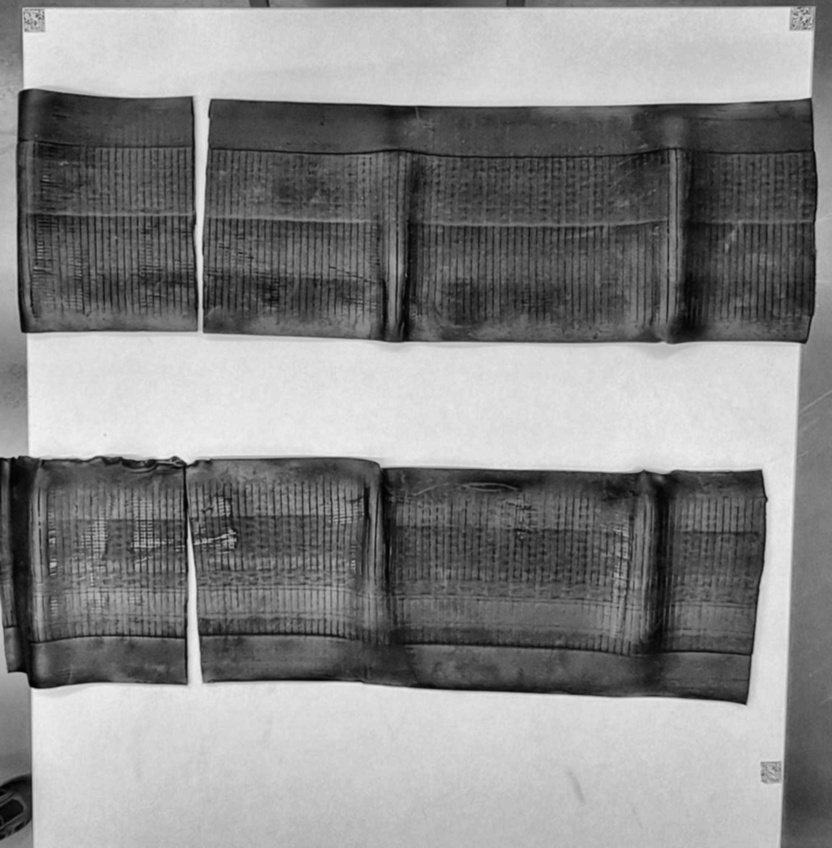
#> input picture models/David/outputs/01_preprocessed/Multimedia_31.jpg, 832 x 848 px, shrunk from 1383 x 1410 before the run; its folder holds only this picture in this run
$ jupyter execute 02_qr_calibration.ipynb   (shell and % lines are left out)
#> lines starting #> are read from the running program, lines starting #| are printed output that depends on the picture; after the words box and inside, x2 and y2 are one past the last pixel; in counts of white or black regions, pixels touching at a corner belong together
## NB02 — QR Detection & Metric Calibration

Reads preprocessed images from `outputs/01_preprocessed/`, detects the 3 QR codes
visually (no decoder needed), computes an affine transform that maps the image to an
800×800 px metric space where **1 px = 1 mm**, and saves:

- Rectified images → `outputs/02_rectified/`
- `calibration.json` → used by NB03, NB04, NB05, NB06

**Key design decisions:**
- QR exterior corners define the 800×800 mm reference square
- Affine transform (3 points) corrects perspective and scale
- QR bboxes are expanded to cover the full physical QR (including white margin)
  so that NB06 evaluation against Roboflow GT is fair

[cell 1]
import cv2
import numpy as np
import matplotlib.pyplot as plt
import json
from pathlib import Path

[cell 2]
# ── Paths ──────────────────────────────────────────────────────────────────
PREPROCESSED_DIR = Path("outputs/01_preprocessed")
OUTPUT_DIR       = Path("outputs/02_rectified")
OUTPUT_DIR.mkdir(parents=True, exist_ok=True)

DEBUG_DIR         = OUTPUT_DIR / "debug"
ALL_CANDS_DIR     = DEBUG_DIR / "all_candidates"
FINAL_QRS_DIR     = DEBUG_DIR / "final_qrs"

for d in [ALL_CANDS_DIR, FINAL_QRS_DIR]:
    d.mkdir(parents=True, exist_ok=True)

# ── Physical reference ─────────────────────────────────────────────────────
# The 3 QR exterior corners define an 800 mm × 800 mm square on the table.
QR_LEG_MM      = 800.0
RECTIFIED_SIZE = int(QR_LEG_MM)   # output image: 800×800 px → 1 px = 1 mm

# ── QR candidate detection ─────────────────────────────────────────────────
# Size limits as fraction of image diagonal
MIN_SIZE_RATIO = 0.006
MAX_SIZE_RATIO = 0.080
# White ring around candidate (QR always has white quiet zone)
MIN_WHITE_RING = 0.45
# Internal edge density (QR has many black/white transitions)
MIN_EDGE_DENSITY = 0.08
# How much to expand the raw detected bbox to cover the full physical QR
# (includes quiet zone). A factor of 1.6 adds ~30% on each side.
QR_BBOX_EXPAND_FACTOR = 1.6

# ── Corner assignment ──────────────────────────────────────────────────────
# QRs must be within this fraction of the image diagonal from a corner
MAX_CORNER_DIST_RATIO = 0.30
EXPECTED_QRS = 3

VALID_EXTENSIONS = {".jpg", ".jpeg", ".png"}
DATASET_PREFIX   = "Multimedia_"

print(f"Preprocessed dir : {PREPROCESSED_DIR.resolve()}")
print(f"Output dir       : {OUTPUT_DIR.resolve()}")
print(f"Rectified size   : {RECTIFIED_SIZE}×{RECTIFIED_SIZE} px  (1 px = 1 mm)")
print(f"QR bbox expand   : ×{QR_BBOX_EXPAND_FACTOR}")

[cell 3]
def expand_bbox(bbox, factor, img_shape):
    """
    Expand a bbox by 'factor' around its centre, clamped to image bounds.
    Used to make the saved QR bbox cover the full physical QR including
    the white quiet zone, so NB06 evaluation IoU against Roboflow GT is fair.
    """
    x, y, w, h = bbox
    H, W = img_shape[:2]
    cx, cy = x + w / 2.0, y + h / 2.0
    nw, nh = w * factor, h * factor
    nx = max(0, int(cx - nw / 2))
    ny = max(0, int(cy - nh / 2))
    nx2 = min(W, int(cx + nw / 2))
    ny2 = min(H, int(cy + nh / 2))
    return (nx, ny, nx2 - nx, ny2 - ny)


def _merge_close(candidates, dist_factor=1.5):
    """Keep only the best candidate within each local neighbourhood."""
    merged = []
    for c in sorted(candidates, key=lambda z: z.get("score", 0), reverse=True):
        cx, cy = c["center"]
        if any(np.hypot(cx - m["center"][0], cy - m["center"][1])
               < dist_factor * max(c["size"], m["size"])
               for m in merged):
            continue
        merged.append(c)
    return merged


def detect_qr_candidates(img_gray: np.ndarray) -> list:
    """
    Detect QR-like regions visually (no decoder).

    Strategy: try 3 binarisation methods, find square-ish contours
    with high internal edge density and a bright ring around them.
    Returns a de-duplicated, score-sorted list.

    Each candidate bbox is the RAW detected bbox (tight around the
    dark pattern). Use expand_bbox() for the full physical QR size.
    """
    H, W = img_gray.shape
    diag = np.hypot(H, W)
    min_sz = int(diag * MIN_SIZE_RATIO)
    max_sz = int(diag * MAX_SIZE_RATIO)

    binaries = [
        cv2.adaptiveThreshold(img_gray, 255,
            cv2.ADAPTIVE_THRESH_GAUSSIAN_C, cv2.THRESH_BINARY_INV, 21, 5),
        cv2.adaptiveThreshold(img_gray, 255,
            cv2.ADAPTIVE_THRESH_MEAN_C,    cv2.THRESH_BINARY_INV, 21, 7),
        cv2.threshold(img_gray, 0, 255,
            cv2.THRESH_BINARY_INV + cv2.THRESH_OTSU)[1],
    ]

    candidates = []
    for binary in binaries:
        cnts, _ = cv2.findContours(binary, cv2.RETR_EXTERNAL, cv2.CHAIN_APPROX_SIMPLE)
        for cnt in cnts:
            x, y, w, h = cv2.boundingRect(cnt)
            size = max(w, h)
            if not (min_sz <= size <= max_sz):
                continue
            aspect = w / (h + 1e-6)
            if not (0.55 <= aspect <= 1.8):
                continue
            if cv2.contourArea(cnt) / (w * h + 1e-6) < 0.05:
                continue

            # White quiet-zone ring check
            pad = int(size * 1.4)
            x1, y1 = max(0, x - pad), max(0, y - pad)
            x2, y2 = min(W, x + w + pad), min(H, y + h + pad)
            ring = img_gray[y1:y2, x1:x2].copy()
            ix1 = max(0, x - x1); iy1 = max(0, y - y1)
            ix2 = min(ring.shape[1], x + w - x1)
            iy2 = min(ring.shape[0], y + h - y1)
            ring[iy1:iy2, ix1:ix2] = 0
            vals = ring[ring > 0]
            white_ring = float(np.mean(vals > 135)) if vals.size else 0.0
            if white_ring < MIN_WHITE_RING:
                continue

            # Internal edge density check
            roi = img_gray[y:y + h, x:x + w]
            edge_density = float(np.mean(cv2.Canny(roi, 40, 120) > 0))
            if edge_density < MIN_EDGE_DENSITY:
                continue

            score = white_ring + edge_density - abs(aspect - 1.0) * 0.5
            candidates.append({
                "center":       (float(x + w / 2), float(y + h / 2)),
                "size":         float(size),
                "bbox_raw":     (int(x), int(y), int(w), int(h)),   # tight bbox
                "score":        score,
                "white_ring":   white_ring,
                "edge_density": edge_density,
                "aspect":       float(aspect),
            })

    return _merge_close(sorted(candidates, key=lambda c: c["score"], reverse=True))

[cell 4]
# Destination points in metric space (mm), one per QR corner label
METRIC_POINTS = {
    "TL": np.array([0.0,       0.0      ], dtype=np.float32),
    "TR": np.array([QR_LEG_MM, 0.0      ], dtype=np.float32),
    "BL": np.array([0.0,       QR_LEG_MM], dtype=np.float32),
    "BR": np.array([QR_LEG_MM, QR_LEG_MM], dtype=np.float32),
}


def assign_to_corners(img_shape, candidates):
    """Assign each candidate to the nearest image corner."""
    img_h, img_w = img_shape[:2]
    diag = np.hypot(img_h, img_w)
    max_dist = MAX_CORNER_DIST_RATIO * diag

    corner_pts = {
        "TL": np.array([0.0,           0.0          ]),
        "TR": np.array([img_w - 1.0,   0.0          ]),
        "BL": np.array([0.0,           img_h - 1.0  ]),
        "BR": np.array([img_w - 1.0,   img_h - 1.0  ]),
    }

    out = []
    for c in candidates:
        c = c.copy()
        cx, cy = c["center"]
        dists = {lbl: float(np.hypot(cx - pt[0], cy - pt[1]))
                 for lbl, pt in corner_pts.items()}
        nearest = min(dists, key=dists.get)
        nd = dists[nearest]
        corner_score = 1.0 - min(nd / max_dist, 1.0)
        c["corner_label"]    = nearest if nd <= max_dist else "OUT"
        c["corner_dist_px"]  = nd
        c["corner_score"]    = corner_score
        c["final_score"]     = c["score"] * (1.0 + 0.5 * corner_score)
        out.append(c)

    return sorted(out, key=lambda c: c["final_score"], reverse=True)


def select_qrs(assigned, expected=EXPECTED_QRS):
    """Keep the best candidate per corner, up to expected count."""
    best = {}
    for c in assigned:
        lbl = c["corner_label"]
        if lbl == "OUT":
            continue
        if lbl not in best or c["final_score"] > best[lbl]["final_score"]:
            best[lbl] = c

    items = sorted(best.items(), key=lambda t: t[1]["final_score"], reverse=True)
    if len(items) > expected:
        items = items[:expected]

    order = ["TL", "TR", "BL", "BR"]
    return {lbl: best[lbl] for lbl in order if lbl in dict(items)}


def exterior_corner(label, bbox_raw, img_shape):
    """
    Return the exterior reference point of a QR for the affine transform.
    This is the image-corner-facing vertex of the RAW bbox.
    (We use the raw bbox here, not the expanded one, to keep the
    geometric transform accurate.)
    """
    x, y, w, h = bbox_raw
    if label == "TL": return np.array([x,     y    ], dtype=np.float32)
    if label == "TR": return np.array([x + w, y    ], dtype=np.float32)
    if label == "BL": return np.array([x,     y + h], dtype=np.float32)
    if label == "BR": return np.array([x + w, y + h], dtype=np.float32)
    raise ValueError(f"Unknown label: {label}")


def compute_affine(selected_qrs, img_shape):
    """
    Compute affine transform: image px → metric mm (800×800).
    Returns A (2×3), H (3×3), src_pts, dst_pts.
    """
    labels = list(selected_qrs.keys())
    if len(labels) != 3:
        raise ValueError(f"Need exactly 3 QRs, got {len(labels)}")

    src_pts = np.array([exterior_corner(lbl, selected_qrs[lbl]["bbox_raw"], img_shape)
                        for lbl in labels], dtype=np.float32)
    dst_pts = np.array([METRIC_POINTS[lbl] for lbl in labels], dtype=np.float32)

    A = cv2.getAffineTransform(src_pts, dst_pts).astype(np.float32)
    H = np.vstack([A, [0, 0, 1]]).astype(np.float32)
    return A, H, src_pts, dst_pts


def estimate_px_per_mm(src_pts, dst_pts):
    """Diagnostic: original image scale before rectification."""
    ratios = []
    for i in range(len(src_pts)):
        for j in range(i + 1, len(src_pts)):
            pd = np.linalg.norm(src_pts[i] - src_pts[j])
            md = np.linalg.norm(dst_pts[i] - dst_pts[j])
            if md > 1e-6:
                ratios.append(pd / md)
    return float(np.mean(ratios)) if ratios else float("nan")


def rectify(img, A):
    """Warp image to 800×800 metric space."""
    return cv2.warpAffine(img, A, (RECTIFIED_SIZE, RECTIFIED_SIZE),
                          flags=cv2.INTER_LINEAR,
                          borderMode=cv2.BORDER_CONSTANT, borderValue=0)

[cell 5]
def draw_debug_all(image_name, img_gray, assigned_cands):
    """Save all candidates colour-coded by corner assignment."""
    dbg = cv2.cvtColor(img_gray, cv2.COLOR_GRAY2BGR)
    for c in assigned_cands:
        x, y, w, h = c["bbox_raw"]
        lbl = c.get("corner_label", "?")
        color = (255, 0, 0) if lbl != "OUT" else (80, 80, 80)
        cv2.rectangle(dbg, (x, y), (x + w, y + h), color, 2)
        cv2.putText(dbg, f"{lbl} {c['final_score']:.2f}",
                    (x, max(14, y - 4)), cv2.FONT_HERSHEY_SIMPLEX,
                    0.4, color, 1, cv2.LINE_AA)
    cv2.imwrite(str(ALL_CANDS_DIR / f"{Path(image_name).stem}_all.png"), dbg)


def draw_debug_final(image_name, img_gray, selected_qrs, src_pts):
    """Save image with final QR selections: raw bbox + expanded bbox + reference point."""
    dbg = cv2.cvtColor(img_gray, cv2.COLOR_GRAY2BGR)
    H_img = img_gray.shape[0]
    W_img = img_gray.shape[1]

    colors = {"TL": (0,255,0), "TR": (0,255,255), "BL": (255,0,255), "BR": (0,165,255)}

    for lbl, cand in selected_qrs.items():
        color = colors.get(lbl, (255,255,255))
        x, y, w, h = cand["bbox_raw"]

        # Raw bbox (thin)
        cv2.rectangle(dbg, (x, y), (x + w, y + h), color, 1)

        # Expanded bbox (thick) — what gets saved to calibration.json as qr_bbox_full
        ex, ey, ew, eh = cand["bbox_full"]
        cv2.rectangle(dbg, (ex, ey), (ex + ew, ey + eh), color, 3)

        cv2.putText(dbg, f"{lbl} | {cand['final_score']:.2f}",
                    (ex, max(18, ey - 6)), cv2.FONT_HERSHEY_SIMPLEX,
                    0.55, color, 2, cv2.LINE_AA)

    # Reference points used for affine transform (red cross)
    for cx, cy in src_pts:
        cv2.drawMarker(dbg, (int(cx), int(cy)), (0,0,255),
                       cv2.MARKER_CROSS, 18, 2)

    cv2.imwrite(str(FINAL_QRS_DIR / f"{Path(image_name).stem}_final_qrs.png"), dbg)

[cell 6]
def process_image(image_name: str) -> dict | None:
    """
    Full pipeline for one image:
      1. Detect QR candidates
      2. Assign to image corners
      3. Select best 3
      4. Compute affine transform (uses RAW bbox exterior corners for accuracy)
      5. Expand bboxes for evaluation (covers full physical QR)
      6. Rectify and save image
      7. Return calibration record

    calibration.json fields consumed downstream:
      NB03/04/05 : px_per_mm (=1.0 in rectified space)
      NB06 det.  : A_image_to_metric (transform GT bboxes to rectified space)
      NB06 QR    : qr_labels_full    (expanded bboxes, orig px coords)
      NB06 diag  : corners_px, selected_labels, qr_scores, px_per_mm_original
    """
    pre_path = PREPROCESSED_DIR / image_name
    img_gray = cv2.imread(str(pre_path), cv2.IMREAD_GRAYSCALE)
    if img_gray is None:
        print(f"  [SKIP] {image_name}: cannot load")
        return None

    raw_cands  = detect_qr_candidates(img_gray)
    assigned   = assign_to_corners(img_gray.shape, raw_cands)
    draw_debug_all(image_name, img_gray, assigned)

    if len(assigned) < 3:
        print(f"  [WARN] {image_name}: only {len(assigned)} candidates found")
        return None

    selected = select_qrs(assigned)

    if len(selected) != 3:
        print(f"  [WARN] {image_name}: got {len(selected)} QRs after selection, need 3")
        return None

    # Expand bboxes AFTER selection (for evaluation only, not for transform)
    for lbl, cand in selected.items():
        cand["bbox_full"] = expand_bbox(cand["bbox_raw"], QR_BBOX_EXPAND_FACTOR, img_gray.shape)

    try:
        A, H, src_pts, dst_pts = compute_affine(selected, img_gray.shape)
    except ValueError as e:
        print(f"  [WARN] {image_name}: {e}")
        return None

    px_per_mm_orig = estimate_px_per_mm(src_pts, dst_pts)

    rect = rectify(img_gray, A)
    cv2.imwrite(str(OUTPUT_DIR / image_name), rect)

    draw_debug_final(image_name, img_gray, selected, src_pts)

    print(f"  [OK]  {image_name:30s}  labels={list(selected.keys())}  "
          f"orig_px/mm={px_per_mm_orig:.3f}")

    return {
        "image_name"              : image_name,
        "selected_labels"         : list(selected.keys()),
        # ── Transform (used by NB06 to map GT bboxes to rectified space) ──
        "A_image_to_metric"       : A.tolist(),
        "H_image_to_metric"       : H.tolist(),
        # ── Scale (used by NB04/05) ────────────────────────────────────────
        "px_per_mm"               : 1.0,              # rectified: 1 px = 1 mm
        "px_per_mm_original_estimate": px_per_mm_orig,
        "rectified_size_px"       : RECTIFIED_SIZE,
        # ── QR bboxes for NB06 evaluation ─────────────────────────────────
        # bbox_full: expanded bbox in ORIGINAL image px coords
        # This is what gets compared against Roboflow GT annotations
        "qr_labels"               : {lbl: list(c["bbox_raw"])
                                       for lbl, c in selected.items()},
        "qr_labels_full"          : {lbl: list(c["bbox_full"])
                                       for lbl, c in selected.items()},
        # ── Geometry (diagnostic) ─────────────────────────────────────────
        "corners_px"              : src_pts.tolist(),
        "metric_points_mm"        : dst_pts.tolist(),
        # ── Scores (diagnostic) ───────────────────────────────────────────
        "qr_scores"               : {
            lbl: {
                "raw_score"   : float(c.get("score", 0)),
                "final_score" : float(c.get("final_score", 0)),
                "corner_score": float(c.get("corner_score", 0)),
                "white_ring"  : float(c.get("white_ring", 0)),
                "edge_density": float(c.get("edge_density", 0)),
            }
            for lbl, c in selected.items()
        },
    }

[cell 7]
image_names = sorted([
    p.name for p in PREPROCESSED_DIR.iterdir()
    if p.suffix.lower() in VALID_EXTENSIONS
    and p.name.startswith(DATASET_PREFIX)
])

print(f"Found {len(image_names)} preprocessed images\n")

calibration_data = {}

for name in image_names:
    result = process_image(name)
#> in process_image, img_gray is the input picture: shape (848, 832); min 0, max 242, mean 136.3
#> the loop in detect_qr_candidates, `for binary in binaries:` made 3 passes
#> after the loop in detect_qr_candidates, `for binary in binaries:`:
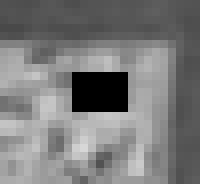
#> ring: shape (23, 25) (shown 8 times larger); min 0, max 215, mean 122.7
#> after the loop in detect_qr_candidates, `for binary in binaries:`: candidates = 12 items
#> the loop in _merge_close, `for c in sorted(candidates, key=lambda z: z.get("score", 0), reverse=T..` made 12 passes
#> (cx, cy) on passes 1 to 8: (40, 17), (800, 20.5), (770.5, 772.5), (769.5, 773), (35, 22), (35, 20.5), (806.5, 24), (799.5, 23.5)
#> after the loop in _merge_close, `for c in sorted(candidates, key=lambda z: z.get("score", 0), reverse=T..`: merged = 4 items
#> the loop in assign_to_corners, `for c in candidates:` made 4 passes
#> (cx, cy, dists, nearest, nd, corner_score) on passes 1 to 4: (40, 17, {'TL': 43.46, 'TR': 791.2, 'BL': 831, 'BR': 1146.6}, 'TL', 43.46, 0.878), (800, 20.5, {'TL': 800.3, 'TR': 37.17, 'BL': 1150.3, 'BR': 827.1}, 'TR', 37.17, 0.896), (770.5, 772.5, {'TL': 1091.1, 'TR': 774.9, 'BL': 774.1, 'BR': 95.97}, 'BR', 95.97, 0.731), (11.5, 811.5, {'TL': 811.6, 'TR': 1153.3, 'BL': 37.32, 'BR': 820.3}, 'BL', 37.32, 0.895)
#> the loop in draw_debug_all, `for c in assigned_cands:` made 4 passes
#> (x, y, w, h, lbl) on passes 1 to 4: (36, 14, 8, 6, 'TL'), (789, 10, 22, 21, 'TR'), (760, 761, 21, 23, 'BR'), (0, 800, 23, 23, 'BL')
#> after the loop in draw_debug_all, `for c in assigned_cands:`:
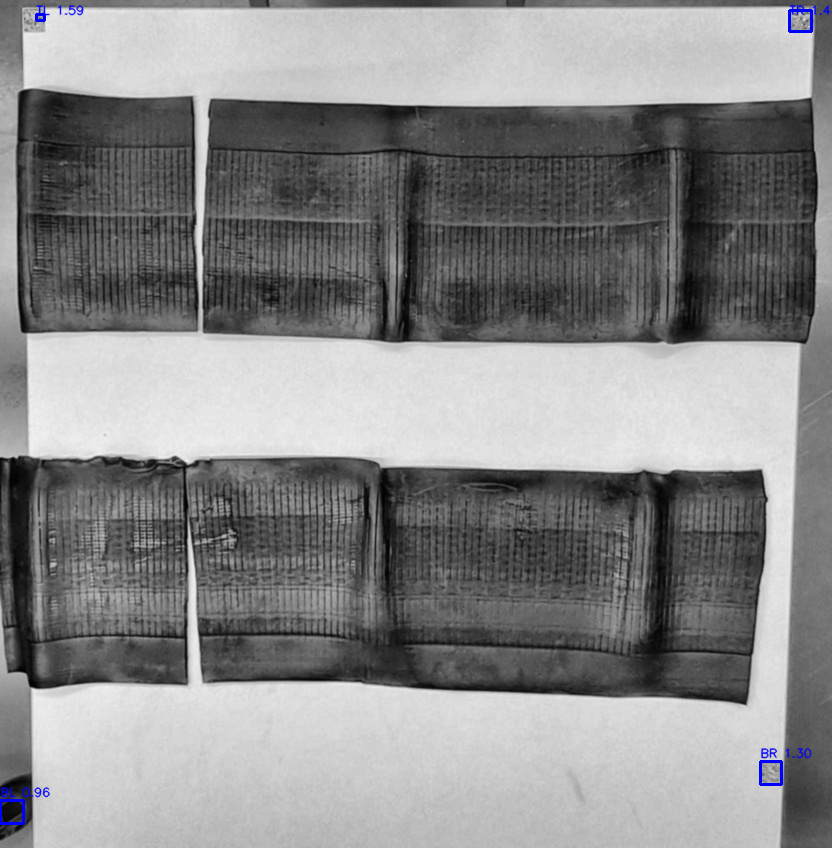
#> dbg: shape (848, 832, 3); 0.28% of pixels changed, all inside (x1, y1, x2, y2) = (0, 4, 832, 825)
#> the loop in select_qrs, `for c in assigned:` made 4 passes
#> lbl on passes 1 to 4: 'TL', 'TR', 'BR', 'BL'
#> in select_qrs, `items = items[:expected]`: items = 3 items
#> the loop in process_image, `for lbl, cand in selected.items():` made 3 passes
#> (lbl, x in expand_bbox, y in expand_bbox, w in expand_bbox, h in expand_bbox, cx in expand_bbox, cy in expand_bbox, nw in expand_bbox) on passes 1 to 3: ('TL', 36, 14, 8, 6, 40, 17, 12.8), ('TR', 789, 10, 22, 21, 800, 20.5, 35.2), ('BR', 760, 761, 21, 23, 770.5, 772.5, 33.6)
#> in compute_affine, `labels = list(selected_qrs.keys())`: labels = ['TL', 'TR', 'BR']
#> in compute_affine, `src_pts = np.array([exterior_corner(lbl, selected_qrs[lbl]["bbox_raw"]..`: src_pts = [[36, 14], [811, 10], [781, 784]]
#> in compute_affine, `dst_pts = np.array([METRIC_POINTS[lbl] for lbl in labels], dtype=np.fl..`: dst_pts = [[0, 0], [800, 0], [800, 800]]
#> in compute_affine, `A = cv2.getAffineTransform(src_pts, dst_pts).astype(np.float32)`: A = [[1.03, 0.04, -37.73], [0.00534, 1.03, -14.67]]
#> in compute_affine, `H = np.vstack([A, [0, 0, 1]]).astype(np.float32)`: H = [[1.03, 0.04, -37.73], [0.00534, 1.03, -14.67], [0, 0, 1]]
#> in process_image, `A, H, src_pts, dst_pts = compute_affine(selected, img_gray.shape)`: A = [[1.03, 0.04, -37.73], [0.00534, 1.03, -14.67]]; src_pts = [[36, 14], [811, 10], [781, 784]]; dst_pts = [[0, 0], [800, 0], [800, 800]]
#> the loop in estimate_px_per_mm, `for i in range(len(src_pts)):` made 3 passes
#> after the loop in estimate_px_per_mm, `for i in range(len(src_pts)):`: ratios = [0.969, 0.947, 0.968]
#> in process_image, `px_per_mm_orig = estimate_px_per_mm(src_pts, dst_pts)`: px_per_mm_orig = 0.961
#> in rectify, `return cv2.warpAffine(img, A, (RECTIFIED_SIZE, RECTIFIED_SIZE), flags=..`:
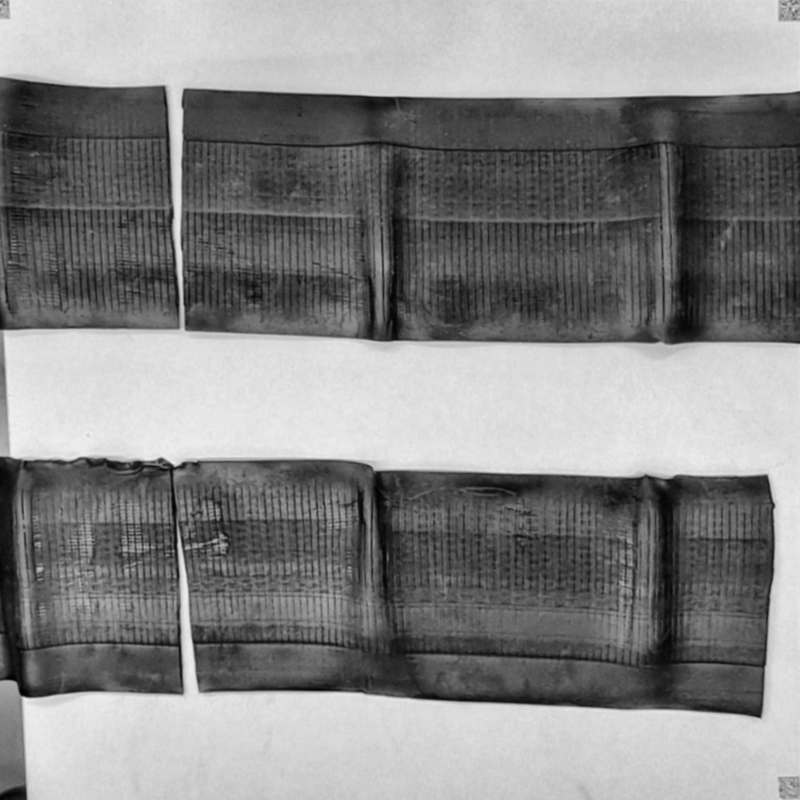
#> returned value: shape (800, 800); min 2, max 241, mean 133.9
#> (the rest of the program and of its run is left out)
